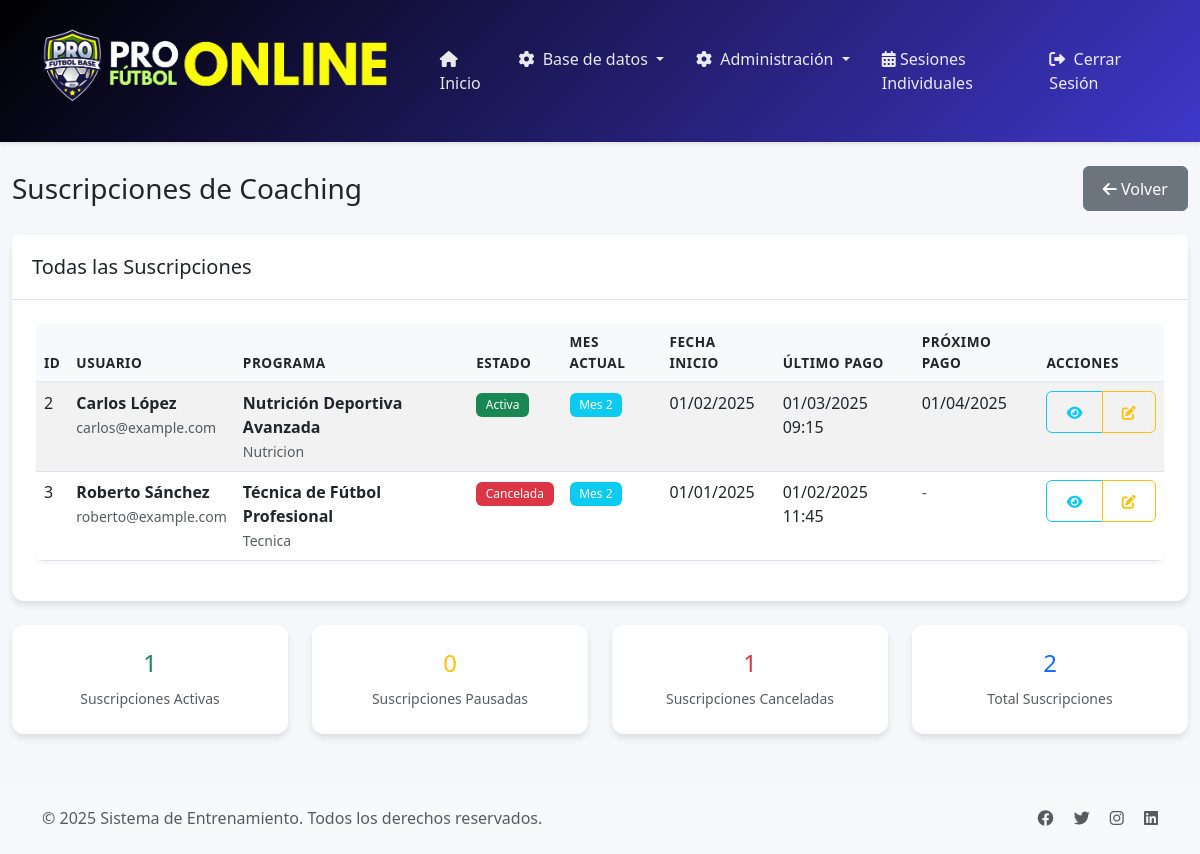
Page /admin/coaching/suscripciones (signed in) on the committed database.
### tables this page shows
CREATE TABLE `suscripciones_coaching` (
  `id` int NOT NULL,
  `usuario_id` int NOT NULL,
  `programa_coaching_id` int NOT NULL,
  `stripe_subscription_id` varchar(255) DEFAULT NULL,
  `estado` enum('activa','cancelada','pausada','expirada') NOT NULL DEFAULT 'activa',
  `fecha_inicio` date NOT NULL,
  `fecha_fin` date DEFAULT NULL,
  `mes_actual` int NOT NULL DEFAULT '1' COMMENT 'Mes actual de la suscripción',
  `ultimo_pago` datetime DEFAULT NULL,
  `proximo_pago` datetime DEFAULT NULL,
  `created_at` timestamp NULL DEFAULT CURRENT_TIMESTAMP,
  `updated_at` timestamp NULL DEFAULT CURRENT_TIMESTAMP ON UPDATE CURRENT_TIMESTAMP
);

CREATE TABLE `usuarios` (
  `id` int NOT NULL,
  `nombre` varchar(100) NOT NULL,
  `apellido` varchar(100) NOT NULL,
  `email` varchar(100) NOT NULL,
  `password` varchar(255) NOT NULL,
  `telefono` varchar(20) DEFAULT NULL,
  `rol` enum('admin','entrenador','entrenado') NOT NULL,
  `entrenador_id` int DEFAULT NULL,
  `created_at` timestamp NULL DEFAULT CURRENT_TIMESTAMP
);

CREATE TABLE `programas_coaching` (
  `id` int NOT NULL,
  `nombre` varchar(100) NOT NULL,
  `descripcion` text,
  `categoria` enum('nutricion','psicologia','tecnica','fisico','mental','recuperacion') NOT NULL,
  `duracion_meses` int NOT NULL,
  `precio_mensual` decimal(10,2) NOT NULL,
  `moneda` varchar(3) NOT NULL DEFAULT 'EUR',
  `imagen_url` varchar(255) DEFAULT NULL,
  `activo` tinyint(1) NOT NULL DEFAULT '1',
  `created_at` timestamp NULL DEFAULT CURRENT_TIMESTAMP,
  `updated_at` timestamp NULL DEFAULT CURRENT_TIMESTAMP ON UPDATE CURRENT_TIMESTAMP
);

### controllers/BaseController.php (called while the page is built, shortened)
<?php
class BaseController {
    protected function render($view, $data = []) {
        extract($data);
        $viewPath = __DIR__ . "/../views/{$view}.php";
        require_once $viewPath;
    }
}

### controllers/AdminCoachingController.php (called while the page is built, shortened)
<?php
require_once 'BaseController.php';
require_once 'models/SuscripcionCoachingModel.php';
class AdminCoachingController extends BaseController {
    private $suscripcionCoachingModel;
    public function __construct() {
        $this->suscripcionCoachingModel = new SuscripcionCoachingModel();
    }
    public function suscripciones() {
        $suscripciones = $this->suscripcionCoachingModel->getAllSuscripciones();
        $this->render('admin/coaching/suscripciones', [
            'suscripciones' => $suscripciones
        ]);
    }
}

### config/database.php (called while the page is built, shortened)
<?php
class Database {
    private static $instance = null;
    private $connection;
    private function __construct() {
        $host = 'localhost';
        $dbname = 'profutbolonline_qwb';
        $username = 'profutbolonline_asa';
        $password = '&}p^lgTkK9d~';
        try {
            $dsn = "mysql:host=$host;dbname=$dbname;charset=utf8mb4";
            $options = [
                PDO::ATTR_ERRMODE => PDO::ERRMODE_EXCEPTION,
                PDO::ATTR_DEFAULT_FETCH_MODE => PDO::FETCH_ASSOC,
                PDO::ATTR_EMULATE_PREPARES => false,
            ];
            $this->connection = new PDO($dsn, $username, $password, $options);
        } catch (PDOException $e) {
            die("Error de conexión a la base de datos: " . $e->getMessage());
        }
    }
    public static function getInstance() {
        if (self::$instance === null) {
            self::$instance = new self();
        }
        return self::$instance;
    }
    public function getConnection() {
        return $this->connection;
    }
}

### models/BaseModel.php (called while the page is built, shortened)
<?php
require_once __DIR__ . '/../config/database.php';
class BaseModel {
    public function __construct($table = null) {
        $this->db = Database::getInstance()->getConnection();
    }
}

### models/SuscripcionCoachingModel.php (called while the page is built, shortened)
<?php
require_once 'BaseModel.php';
class SuscripcionCoachingModel extends BaseModel {
    protected $table = 'suscripciones_coaching';
    public function getAllSuscripciones() {
        $sql = "SELECT sc.*, pc.nombre as nombre_programa, pc.categoria,
                       u.nombre as nombre_usuario, u.apellido as apellido_usuario, u.email as email_usuario
                FROM {$this->table} sc
                JOIN programas_coaching pc ON sc.programa_coaching_id = pc.id
                JOIN usuarios u ON sc.usuario_id = u.id
                ORDER BY sc.created_at DESC";
        $stmt = $this->db->prepare($sql);
        $stmt->execute();
        return $stmt->fetchAll(PDO::FETCH_ASSOC);
    }
}

### views/admin/coaching/suscripciones.php (the view, shortened to what this page needs)
<?php require_once 'views/layouts/header.php'; ?>
<div class="container-fluid">
    <div class="row">
        <div class="col-md-12">
            <div class="d-flex justify-content-between align-items-center mb-4">
                <h1 class="h3 mb-0">Suscripciones de Coaching</h1>
                <a href="/admin/coaching" class="btn btn-secondary">
                    <i class="fas fa-arrow-left"></i> Volver
                </a>
            </div>
            <div class="card">
                <div class="card-header">
                    <h5 class="card-title mb-0">Todas las Suscripciones</h5>
                </div>
                <div class="card-body">
                    <div class="table-responsive">
                        <table class="table table-striped">
                            <thead>
                                <tr>
                                    <th>ID</th>
                                    <th>Usuario</th>
                                    <th>Programa</th>
                                    <th>Estado</th>
                                    <th>Mes Actual</th>
                                    <th>Fecha Inicio</th>
                                    <th>Último Pago</th>
                                    <th>Próximo Pago</th>
                                    <th>Acciones</th>
                                </tr>
                            </thead>
                            <tbody>
                                <?php foreach ($suscripciones as $suscripcion): ?>
                                <tr>
                                    <td><?php echo $suscripcion['id']; ?></td>
                                    <td>
                                        <strong><?php echo htmlspecialchars($suscripcion['nombre_usuario'] . ' ' . $suscripcion['apellido_usuario']); ?></strong>
                                        <br>
                                        <small class="text-muted"><?php echo $suscripcion['email_usuario']; ?></small>
                                    </td>
                                    <td>
                                        <strong><?php echo htmlspecialchars($suscripcion['nombre_programa']); ?></strong>
                                        <br>
                                        <small class="text-muted"><?php echo ucfirst($suscripcion['categoria']); ?></small>
                                    </td>
                                    <td>
                                        <?php
                                        $estadoClass = [
                                            'activa' => 'bg-success',
                                            'cancelada' => 'bg-danger',
                                            'pausada' => 'bg-warning',
                                            'expirada' => 'bg-secondary'
                                        ];
                                        $estadoClass = $estadoClass[$suscripcion['estado']] ?? 'bg-secondary';
                                        ?>
                                        <span class="badge <?php echo $estadoClass; ?>">
                                            <?php echo ucfirst($suscripcion['estado']); ?>
                                        </span>
                                    </td>
                                    <td>
                                        <span class="badge bg-info">Mes <?php echo $suscripcion['mes_actual']; ?></span>
                                    </td>
                                    <td><?php echo date('d/m/Y', strtotime($suscripcion['fecha_inicio'])); ?></td>
                                    <td>
                                        <?php if ($suscripcion['ultimo_pago']): ?>
                                            <?php echo date('d/m/Y H:i', strtotime($suscripcion['ultimo_pago'])); ?>
                                        <?php else: ?>
                                            <span class="text-muted">-</span>
                                        <?php endif; ?>
                                    </td>
                                    <td>
                                        <?php if ($suscripcion['proximo_pago']): ?>
                                            <?php echo date('d/m/Y', strtotime($suscripcion['proximo_pago'])); ?>
                                        <?php else: ?>
                                            <span class="text-muted">-</span>
                                        <?php endif; ?>
                                    </td>
                                    <td>
                                        <div class="btn-group" role="group">
                                            <button type="button" class="btn btn-sm btn-outline-info"
                                                    onclick="verDetalles(<?php echo $suscripcion['id']; ?>)" title="Ver Detalles">
                                                <i class="fas fa-eye"></i>
                                            </button>
                                            <button type="button" class="btn btn-sm btn-outline-warning"
                                                    onclick="cambiarEstado(<?php echo $suscripcion['id']; ?>)" title="Cambiar Estado">
                                                <i class="fas fa-edit"></i>
                                            </button>
                                        </div>
                                    </td>
                                </tr>
                                <?php endforeach; ?>
                            </tbody>
                        </table>
                    </div>
                </div>
            </div>
            <div class="row mt-4">
                <div class="col-md-3">
                    <div class="card text-center">
                        <div class="card-body">
                            <h4 class="text-success"><?php echo count(array_filter($suscripciones, fn($s) => $s['estado'] === 'activa')); ?></h4>
                            <small class="text-muted">Suscripciones Activas</small>
                        </div>
                    </div>
                </div>
                <div class="col-md-3">
                    <div class="card text-center">
                        <div class="card-body">
                            <h4 class="text-warning"><?php echo count(array_filter($suscripciones, fn($s) => $s['estado'] === 'pausada')); ?></h4>
                            <small class="text-muted">Suscripciones Pausadas</small>
                        </div>
                    </div>
                </div>
                <div class="col-md-3">
                    <div class="card text-center">
                        <div class="card-body">
                            <h4 class="text-danger"><?php echo count(array_filter($suscripciones, fn($s) => $s['estado'] === 'cancelada')); ?></h4>
                            <small class="text-muted">Suscripciones Canceladas</small>
                        </div>
                    </div>
                </div>
                <div class="col-md-3">
                    <div class="card text-center">
                        <div class="card-body">
                            <h4 class="text-primary"><?php echo count($suscripciones); ?></h4>
                            <small class="text-muted">Total Suscripciones</small>
                        </div>
                    </div>
                </div>
            </div>
        </div>
    </div>
</div>
<?php require_once 'views/layouts/footer.php'; ?>

### views/layouts/header.php (style rules this page uses)
:root { --primary-color: #000000; --secondary-color: #3f37c9; --accent-color: #4cc9f0; --success-color: #4caf50; --warning-color: #ff9800; --danger-color: #f44336; --light-color: #f8f9fa; --dark-color: #212529; }
body { background-color: #f5f7fa; font-family: 'Segoe UI', system-ui, -apple-system, sans-serif; }
.btn { padding: 0.6rem 1.2rem; font-weight: 500; border-radius: 6px; transition: all 0.3s ease; }
.table { border-radius: 8px; overflow: hidden; box-shadow: 0 2px 4px rgba(0,0,0,0.05); }
.table thead th { background-color: var(--light-color); border-bottom: 2px solid #e9ecef; font-weight: 600; text-transform: uppercase; font-size: 0.85rem; letter-spacing: 0.5px; }
.card { border: none; border-radius: 12px; box-shadow: 0 4px 6px rgba(0,0,0,0.1); transition: all 0.3s ease; }
.card-header { background-color: white; border-bottom: 1px solid rgba(0,0,0,0.1); padding: 1.25rem; }
.card-body { padding: 1.5rem; }
.badge { padding: 0.5em 0.8em; font-weight: 500; border-radius: 6px; }

### rows in the picture
suscripciones_coaching: id "2", usuario.apellido "Carlos López", usuario.email "carlos@example.com", programa_coaching.nombre "Nutrición Deportiva Avanzada", programa_coaching.categoria "Nutricion", estado "Activa", mes_actual "2", fecha_inicio "01/02/2025", ultimo_pago "01/03/2025 09:15", proximo_pago "01/04/2025"
suscripciones_coaching: id "3", usuario.apellido "Roberto Sánchez", usuario.email "roberto@example.com", programa_coaching.nombre "Técnica de Fútbol Profesional", programa_coaching.categoria "Tecnica", estado "Cancelada", mes_actual "2", fecha_inicio "01/01/2025", ultimo_pago "01/02/2025 11:45"

### other values in the picture
count($suscripciones) "2"
